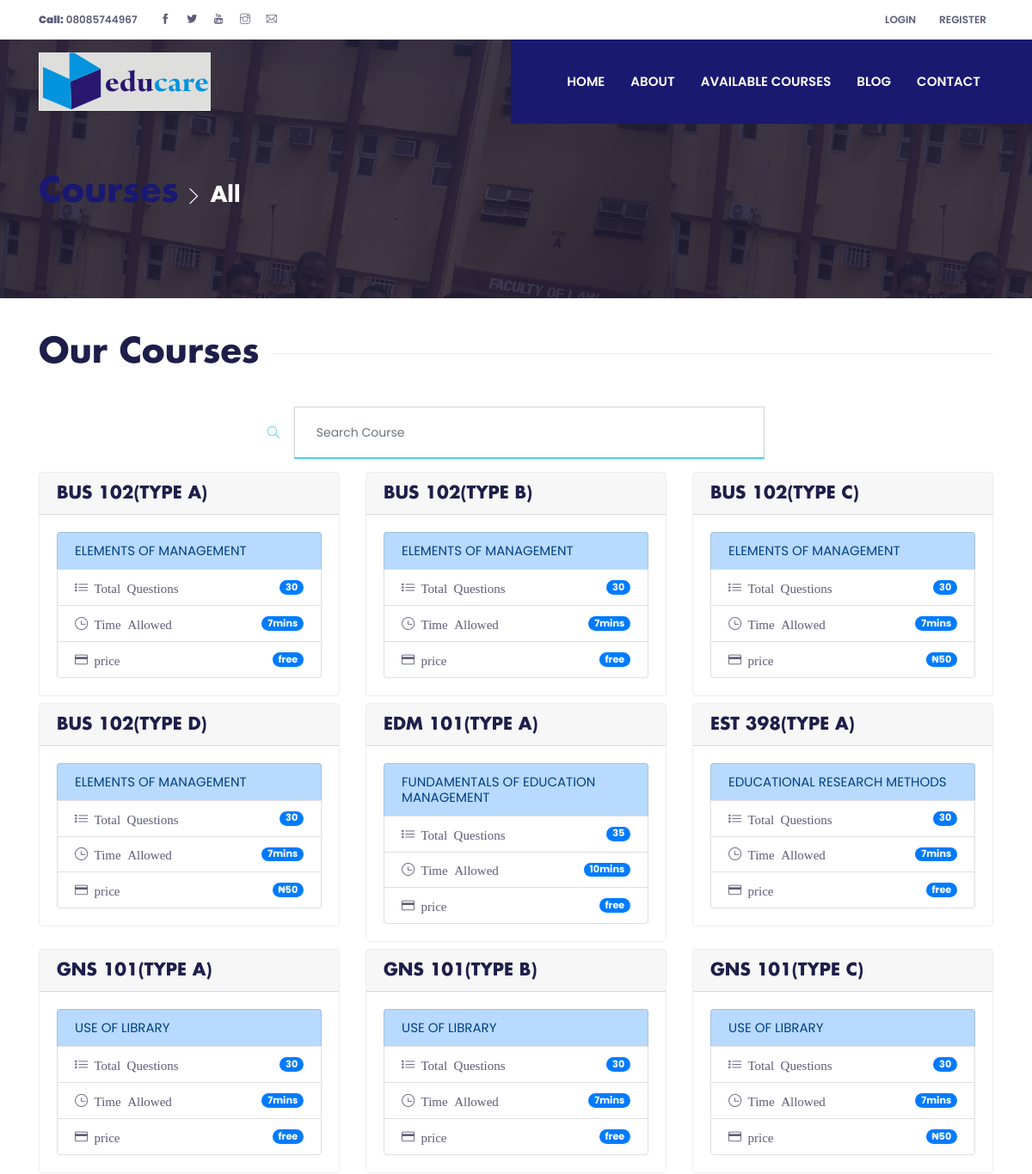
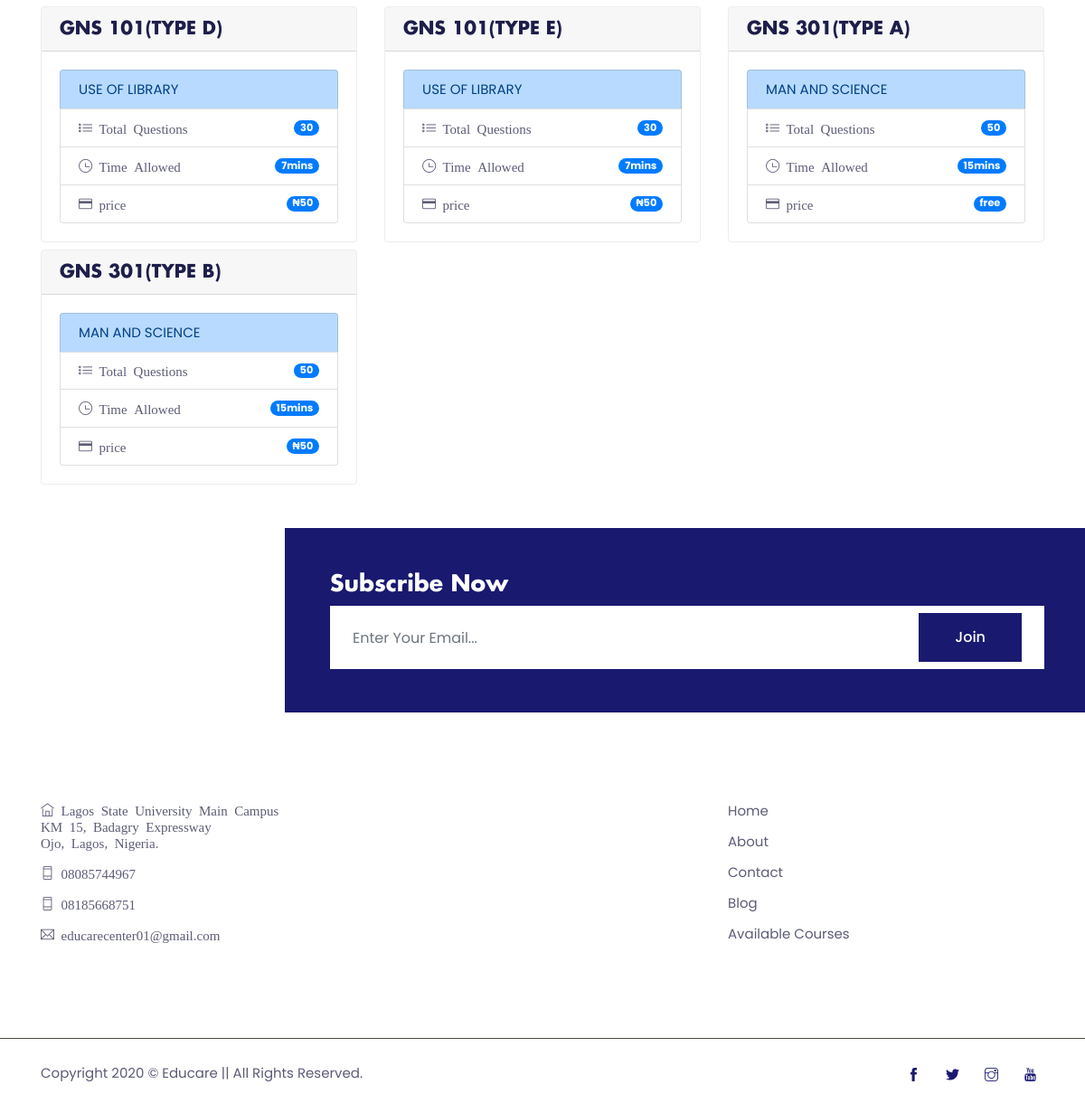
/courses.php, run on the app's committed database (2 pictures, top to bottom).
### tables this page shows
CREATE TABLE `quiz` (
  `id` int(11) NOT NULL,
  `eid` text NOT NULL,
  `title` varchar(100) NOT NULL,
  `sahi` int(11) NOT NULL,
  `total` int(11) NOT NULL,
  `time` bigint(20) NOT NULL,
  `intro` text NOT NULL,
  `date` timestamp NOT NULL DEFAULT CURRENT_TIMESTAMP ON UPDATE CURRENT_TIMESTAMP,
  `price` varchar(50) NOT NULL
);

### courses.php (the view, shortened to what this page needs)
<?php include 'header.php'; ?>
<section class="page-title-section overlay" data-background="images/backgrounds/page-title.jpg">
  <div class="container">
    <div class="row">
      <div class="col-md-8">
        <ul class="list-inline custom-breadcrumb">
          <li class="list-inline-item"><a class="h2  text-primary font-secondary">Courses</a></li>
          <li class="list-inline-item text-white h3 font-secondary nasted">All</li>
        </ul>
      </div>
    </div>
  </div>
</section>
<section class="section-sm">
  <div class="container">
    <div class="row">
      <div class="col-12">
        <div class="d-flex align-items-center section-title justify-content-between">
          <h2 class="mb-0 text-nowrap mr-3">Our Courses</h2>
          <div class="border-top w-100 border-primary d-none d-sm-block"></div>
        </div>
      </div>
    </div>
    <div class="row" id="myItems">
        <div class="col-md-8 offset-md-2 mb-3">
            <form class="form-inline d-flex justify-content-center md-form form-sm active-cyan active-cyan-2 mt-2">
              <i class="ti-search" aria-hidden="true"></i>
              <input class="form-control form-control-sm ml-3 w-75" type="text" placeholder="Search Course"
                aria-label="Search" id="myFilter" onkeyup="myFunction()">
            </form>
        </div>
          <?php
          $sql = "SELECT * FROM quiz ORDER BY title";
          $stmt = $pdo->prepare($sql);
          $stmt->execute();
          while($course = $stmt->fetch(PDO::FETCH_ASSOC)){
            $course_title=$course['title'];
            $course_des=$course['intro'];
            $course_que=$course['total'];
            $course_time=$course['time'];
            $price=$course['price'];
            ?>
            <div class="col-lg-4 col-sm-6 col-md-4 col-xs-6 course-item mb-2">
                <div class="card border-primary hover-shadow">
                    <h4 class="card-header course-title"><?php echo $course_title; ?></h4>
                    <div class="card-body">
                    <ul class="list-group">
                    <li class="list-group-item list-group-item-primary course-code"><?php echo $course_des; ?></li>
                        <li class="list-group-item d-flex justify-content-between align-items-center">
                        <i class="ti-list mr-1"> Total Questions</i>
                        <span class="badge badge-primary badge-pill"><?php echo $course_que; ?></span>
                        </li>
                        <li class="list-group-item d-flex justify-content-between align-items-center">
                        <i class="ti-time mr-1"> Time Allowed</i>
                        <span class="badge badge-primary badge-pill"><?php echo $course_time; ?>mins</span>
                        </li>
                        <li class="list-group-item d-flex justify-content-between align-items-center">
                        <i class="ti-credit-card mr-1"> price</i>
                        <?php if($price =='free'): ?>
                        <span class="badge badge-primary badge-pill"><?php echo $price; ?></span>
                        <?php else: ?>
                        <span class="badge badge-primary badge-pill">&#8358;<?php echo $price; ?></span>
                        <?php endif; ?>
                        </li>
                    </ul>
                    </div>
                    </div>
                </div>
                <?php   }
                 ?>
    </div>
</div>
</section>
<?php include 'footer.php'; ?>

### assets/css/style.css (style rules this page uses)
body { line-height: 1.2; font-family: "Poppins", sans-serif; -webkit-font-smoothing: antialiased; font-size: 15px; color: #5c5c77; }
h1, h2, h3, h4, h5, h6 { color: #1e1e4b; font-family: "futura-bold"; font-weight: 700; line-height: 1.2; }
h2, .h2 { font-size: 40px; }
h3, .h3 { font-size: 25px; }
h4, .h4 { font-size: 20px; }
body { background-color: #fff; overflow-x: hidden; }
ol, ul { list-style-type: none; margin: 0px; }
a { color: midnightblue; }
a, a:hover, a:focus { text-decoration: none; }
a, button, select { cursor: pointer; transition: .2s ease; }
h4 { transition: .2s ease; }
.section-sm { padding-top: 40px; padding-bottom: 40px; }
.section-title { margin-bottom: 30px; }
.border-primary { border-color: #ededf1 !important; }
.overlay { position: relative; }
.overlay::before { position: absolute; content: ''; height: 100%; width: 100%; top: 0; left: 0; background: #1a1a37; opacity: .8; }
.text-primary { color: midnightblue !important; }
.font-secondary { font-family: "futura-bold"; }
.page-title-section { padding: 200px 0 80px; }
.custom-breadcrumb li.nasted { position: relative; padding-left: 25px; }
.custom-breadcrumb li.nasted::before { position: absolute; font-family: "themify"; content: "\e649"; font-size: 20px; top: 50%; left: -5px; color: #fff; -webkit-transform: translateY(-50%); transform: translateY(-50%); }
.hover-shadow { transition: .3s ease; }
.form-control { height: 60px; background: #fff; border-radius: 0; padding-left: 25px; }
.course-title, .post-title { text-transform: uppercase !important; }

### courses.php (style rules this page uses)
.active-cyan-2 input.form-control[type=text] { border-bottom: 1px solid #4dd0e1; box-shadow: 0 1px 0 0 #4dd0e1; }
.active-cyan-2 .ti-search { color: #4dd0e1; }

### data on the page
quiz: title "BUS 102(TYPE A)", intro "ELEMENTS OF MANAGEMENT", total "30", time "7", price "free"
quiz: title "BUS 102(TYPE B)", intro "ELEMENTS OF MANAGEMENT", total "30", time "7", price "free"
quiz: title "BUS 102(TYPE C)", intro "ELEMENTS OF MANAGEMENT", total "30", time "7", price "50"
quiz: title "BUS 102(TYPE D)", intro "ELEMENTS OF MANAGEMENT", total "30", time "7", price "50"
quiz: title "EDM 101(TYPE A)", intro "FUNDAMENTALS OF EDUCATION MANAGEMENT", total "35", time "10", price "free"
quiz: title "EST 398(TYPE A)", intro "EDUCATIONAL RESEARCH METHODS", total "30", time "7", price "free"
quiz: title "GNS 101(TYPE A)", intro "USE OF LIBRARY", total "30", time "7", price "free"
quiz: title "GNS 101(TYPE B)", intro "USE OF LIBRARY", total "30", time "7", price "free"
quiz: title "GNS 101(TYPE C)", intro "USE OF LIBRARY", total "30", time "7", price "50"
quiz: title "GNS 101(TYPE D)", intro "USE OF LIBRARY", total "30", time "7", price "50"
quiz: title "GNS 101(TYPE E)", intro "USE OF LIBRARY", total "30", time "7", price "50"
quiz: title "GNS 301(TYPE A)", intro "MAN AND SCIENCE", total "50", time "15", price "free"
quiz: title "GNS 301(TYPE B)", intro "MAN AND SCIENCE", total "50", time "15", price "50"
